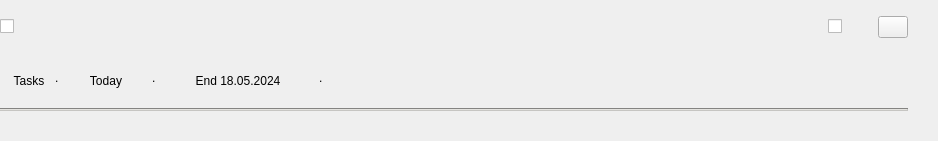
<?xml version="1.0" encoding="UTF-8"?>
<ui version="4.0">
 <class>Form</class>
 <widget class="QWidget" name="Form">
  <property name="geometry">
   <rect>
    <x>0</x>
    <y>0</y>
    <width>938</width>
    <height>141</height>
   </rect>
  </property>
  <property name="windowTitle">
   <string>Form</string>
  </property>
  <property name="styleSheet">
   <string notr="true"/>
  </property>
  <layout class="QVBoxLayout" name="verticalLayout">
   <property name="spacing">
    <number>0</number>
   </property>
   <property name="leftMargin">
    <number>0</number>
   </property>
   <property name="topMargin">
    <number>0</number>
   </property>
   <property name="rightMargin">
    <number>30</number>
   </property>
   <property name="bottomMargin">
    <number>30</number>
   </property>
   <item>
    <widget class="QWidget" name="widget_3" native="true">
     <property name="styleSheet">
      <string notr="true"/>
     </property>
     <layout class="QHBoxLayout" name="horizontalLayout">
      <property name="spacing">
       <number>0</number>
      </property>
      <property name="leftMargin">
       <number>0</number>
      </property>
      <property name="topMargin">
       <number>0</number>
      </property>
      <property name="rightMargin">
       <number>0</number>
      </property>
      <property name="bottomMargin">
       <number>0</number>
      </property>
      <item>
       <widget class="QCheckBox" name="checkBox_3">
        <property name="styleSheet">
         <string notr="true"/>
        </property>
        <property name="text">
         <string/>
        </property>
        <property name="checked">
         <bool>false</bool>
        </property>
       </widget>
      </item>
      <item>
       <widget class="QCheckBox" name="check_favorite">
        <property name="maximumSize">
         <size>
          <width>50</width>
          <height>16777215</height>
         </size>
        </property>
        <property name="styleSheet">
         <string notr="true"/>
        </property>
        <property name="text">
         <string/>
        </property>
        <property name="checked">
         <bool>false</bool>
        </property>
       </widget>
      </item>
      <item>
       <widget class="QPushButton" name="pushButton_4">
        <property name="maximumSize">
         <size>
          <width>30</width>
          <height>16777215</height>
         </size>
        </property>
        <property name="styleSheet">
         <string notr="true"/>
        </property>
        <property name="text">
         <string/>
        </property>
        <property name="icon">
         <iconset>
          <normaloff>../static/icons/delete.png</normaloff>../static/icons/delete.png</iconset>
        </property>
        <property name="iconSize">
         <size>
          <width>30</width>
          <height>30</height>
         </size>
        </property>
        <property name="class" stdset="0">
         <string>remove</string>
        </property>
       </widget>
      </item>
     </layout>
    </widget>
   </item>
   <item>
    <widget class="QWidget" name="sub_widget" native="true">
     <layout class="QHBoxLayout" name="horizontalLayout_2">
      <item>
       <widget class="QLabel" name="task_label">
        <property name="maximumSize">
         <size>
          <width>40</width>
          <height>20</height>
         </size>
        </property>
        <property name="text">
         <string>Tasks</string>
        </property>
        <property name="alignment">
         <set>Qt::AlignCenter</set>
        </property>
       </widget>
      </item>
      <item>
       <widget class="QLabel" name="label_space">
        <property name="maximumSize">
         <size>
          <width>5</width>
          <height>20</height>
         </size>
        </property>
        <property name="text">
         <string>.</string>
        </property>
        <property name="alignment">
         <set>Qt::AlignLeading|Qt::AlignLeft|Qt::AlignTop</set>
        </property>
       </widget>
      </item>
      <item>
       <widget class="QLabel" name="label_day">
        <property name="maximumSize">
         <size>
          <width>80</width>
          <height>20</height>
         </size>
        </property>
        <property name="text">
         <string>Today</string>
        </property>
        <property name="alignment">
         <set>Qt::AlignCenter</set>
        </property>
       </widget>
      </item>
      <item>
       <widget class="QLabel" name="label_space_3">
        <property name="maximumSize">
         <size>
          <width>5</width>
          <height>20</height>
         </size>
        </property>
        <property name="text">
         <string>.</string>
        </property>
        <property name="alignment">
         <set>Qt::AlignLeading|Qt::AlignLeft|Qt::AlignTop</set>
        </property>
       </widget>
      </item>
      <item>
       <widget class="QLabel" name="task_label_end">
        <property name="maximumSize">
         <size>
          <width>150</width>
          <height>20</height>
         </size>
        </property>
        <property name="text">
         <string>End 18.05.2024</string>
        </property>
        <property name="alignment">
         <set>Qt::AlignCenter</set>
        </property>
       </widget>
      </item>
      <item>
       <widget class="QLabel" name="label_space_2">
        <property name="maximumSize">
         <size>
          <width>16777215</width>
          <height>20</height>
         </size>
        </property>
        <property name="text">
         <string>.</string>
        </property>
        <property name="alignment">
         <set>Qt::AlignLeading|Qt::AlignLeft|Qt::AlignTop</set>
        </property>
       </widget>
      </item>
     </layout>
    </widget>
   </item>
   <item>
    <widget class="Line" name="line">
     <property name="styleSheet">
      <string notr="true">background-color: rgb(198, 197, 194)</string>
     </property>
     <property name="orientation">
      <enum>Qt::Horizontal</enum>
     </property>
    </widget>
   </item>
  </layout>
 </widget>
 <resources/>
 <connections/>
</ui>
